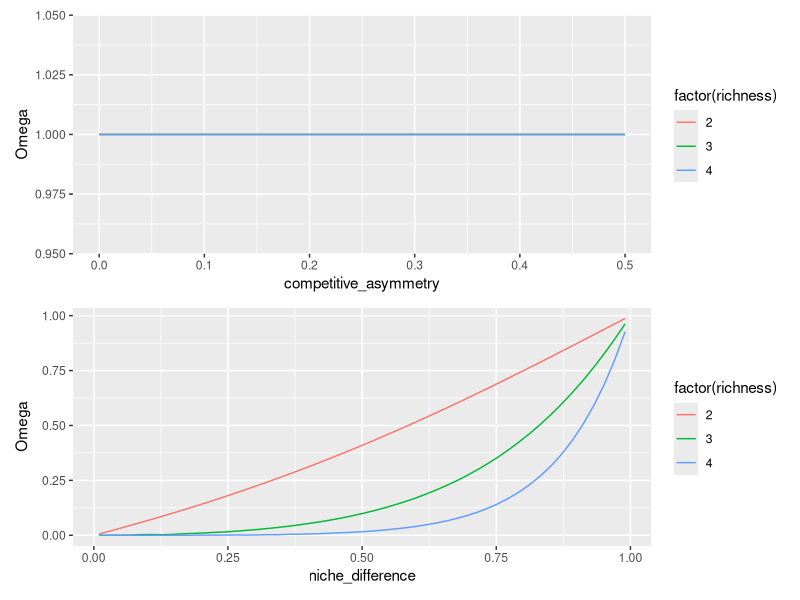

Generate this figure with R:
library(mvtnorm)
library(tidyverse)
library(patchwork)

# Showing the effect of fitness differences (competitive asymmetry) and 
# niche differences on the size of the feasible domain Omega 
# for three different levels of species richness


# based on https://doi.org/10.5061/dryad.v9f5s but returning Omega not log(Omega)
feasibility_domain = function(A) {
  
  n = nrow(A)
  Sigma = solve(t(A) %*% A)
  p = pmvnorm(mean = rep(0,n), sigma = Sigma, lower = rep(0,n), upper = rep(Inf,n))
  as.numeric(p) * 2^n
  
}

make_matrix_fitness = function(n, base, asymmetry) {
  
  g = outer(1:n, 1:n, FUN = function(i,j) (j-i)/(n-1))
  A = base + asymmetry * g
  diag(A) = 1
  A
  
}
make_matrix_fitness(3, .5, .4)
#      [,1] [,2] [,3]
# [1,]  1.0  0.7  0.9
# [2,]  0.3  1.0  0.7
# [3,]  0.1  0.3  1.0

comb = expand.grid(richness = 2:4,
                   asym = seq(0, .5, length.out = 51))

d1 = vector("list", nrow(comb))

for (i in 1:nrow(comb)) {
  
  n = comb$richness[i]
  j = comb$asym[i]
  
  A = make_matrix_fitness(.5, j, n)
  
  d1[[i]] = data.frame(competitive_asymmetry = j,
                       Omega = feasibility_domain(A),
                       richness = n)
}

p1 = bind_rows(d1) |> 
  ggplot(aes(competitive_asymmetry, Omega, colour = factor(richness))) +
  geom_line()


make_matrix_niche = function(n, niche_diff) {
  
  A = matrix(1 - niche_diff, nrow = n, ncol = n)
  diag(A) = 1
  A
}
make_matrix_niche(3, .5)
#      [,1] [,2] [,3]
# [1,]  1.0  0.5  0.5
# [2,]  0.5  1.0  0.5
# [3,]  0.5  0.5  1.0

comb = expand.grid(richness = 2:4,
                   niche_difference = seq(.01, .99, length.out = 51))
d2 = vector("list", nrow(comb))

for (i in seq_len(nrow(comb))) {
  
  n = comb$richness[i]
  nd = comb$niche_difference[i]
  
  A = make_matrix_niche(n, nd)
  
  d2[[i]] = data.frame(niche_difference = nd,
                       Omega = feasibility_domain(A),
                       richness = n)
}

p2 = bind_rows(d2) |> 
  ggplot(aes(niche_difference, Omega, colour = factor(richness))) +
  geom_line()

p1 / p2
